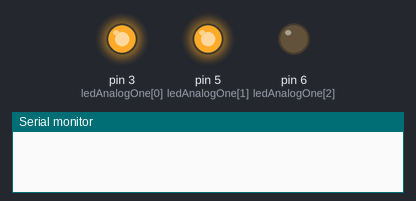
This sketch was run on a simulated Arduino Uno, built for the host (arithmetic inside an expression is 32-bit, double 64-bit). Parts: output pins drawn as LEDs (lit = HIGH), the last lines printed to the serial monitor. WiFi joins after 1.5 s; servers stay silent unless stated; uploads are accepted with an empty reply.

Above: at 0.1 s.
At 1.0 s:
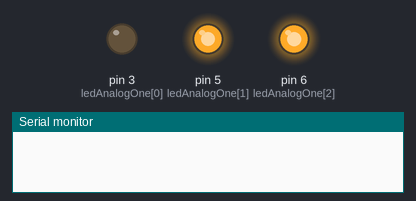
At 4.1 s:
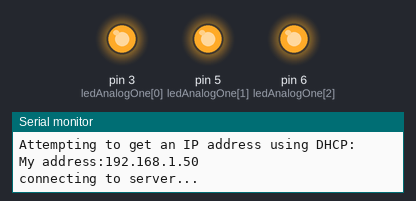
Timing chart, 0 to 5.6 s (numbered marks = the images above):
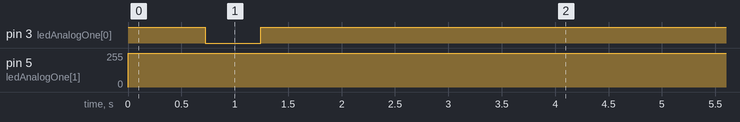

The sketch:

WebAlert.ino
```cpp
/*

Web Alert

This circuit allows for an RGB LED to provide colourful notifications based on web events.

Circuit:
* Ethernet shield attached to pins 10, 11, 12, 13
* RGB LED attached to pins 3, 5, 6

*/
#include <SPI.h>
#include <Ethernet.h>

// Define Ethernet variables
byte mac[] = { 0x90, 0xA2, 0xDA, 0x90, 0xA2, 0xDA };
IPAddress ip(192,168,1,20);
EthernetClient client;

// Define request variables
const unsigned long requestInterval = 10000;  // delay between requests
char serverName[] = "website.co.uk";  // Request URL where XML is hosted
boolean requested;                  // whether you've made a request since connecting
unsigned long lastAttemptTime = 0;  // last time you connected to the server, in milliseconds

// Define content variables
String currentLine = "";            // string to hold the text from server
String countString = "";            // string to hold the counter value recieved from the XML
boolean reading = false;            // if you're currently reading the file
boolean firstReading = true;        // is this the first reading since powered on?

// Define counting logic variables
int delta = 0;                      // the number of hits since last check
int lastCount = 0;                  // last times reading - stored to calculate delta
int currentCount = 0;               // this times reading

// Define colour variables
byte BLACK[] = {0, 0, 0};
byte RED[] = {255, 0, 0};
byte GREEN[] = {0, 255, 0};

int newColor = 0;
int currColor = 0;

#define numColors 7
const byte colors[numColors][3] = {
  {0,0,0},         // Black
  {0, 0, 255},     // Blue
  {158, 4, 79},    // Pink
  {200,60,0},      // Orange
  {255, 255, 0},   // Yellow
  {255, 0, 0},     // Red
  {0, 255, 0}      // Green
};

// Define RGB LED pins
int ledAnalogOne[] = {3, 5, 6};


void setup() {

  // Set up LED and run a color check function
  for(int i = 0; i < 3; i++){
   pinMode(ledAnalogOne[i], OUTPUT);   // Set the three LED pins as outputs
  }
  setColor(ledAnalogOne, BLACK);       // Turn off led
  colorSweep();                        // Sweep through all array colours

  // reserve space for the strings
  currentLine.reserve(256);
  countString.reserve(10);

  // Open serial communications
  Serial.begin(9600);


  // attempt a DHCP connection
  Serial.println("Attempting to get an IP address using DHCP:");
  if (!Ethernet.begin(mac)) {
    // if DHCP fails, show a visual cue and start with a hard-coded address
    statusColor(RED, 4); // Flash red 4 times
    Serial.println("Failed to get an IP address using DHCP, trying manually");
    Ethernet.begin(mac, ip);
  } else {
     // Connected - show a visual cue
    statusColor(GREEN, 2); // Flash green twice
  }

  Serial.print("My address:");
  Serial.println(Ethernet.localIP());

  // connect to Server:
  connectToServer();
}


void loop()
{
  if (client.connected()) {
    if (client.available()) {

      // read incoming bytes
      char inChar = client.read();
      // add incoming byte to end of line
      currentLine += inChar;
      // if you get a newline, clear the line
      if (inChar == '\n') {
        currentLine = "";
      }

      // if you're currently reading the bytes of a node,
      // add them to the delta String
      if (reading) {
        if (inChar != '<') {
          countString += inChar;
        } else {
          // if you got a "<" character,
          // you've reached the end of the node
          reading = false;

          // Archive old count number
          lastCount = currentCount;

          currentCount = getInt(countString);

          if (firstReading){
            delta = 0;
            firstReading = false;
          } else {
            delta = currentCount - lastCount;
          }

          Serial.print("Delta: ");
          Serial.println(delta);

          if (delta > 0) {
            if (delta > numColors){
              delta = numColors;
              Serial.print("Adjusted Delta: ");
              Serial.println(delta);
            }


            for(int i = 0; i < numColors; i++){
              if (delta == i+1) {
                Serial.print("Colour: ");
                // Serial.println(i);
                fadeToColor(ledAnalogOne, colors[currColor], colors[i+1], 1);// use colors[i+1] to offset away from the first value (black)
                currColor = i+1;

              }
            }
            delta = 0;

          } else {
            fadeToColor(ledAnalogOne, colors[currColor], BLACK, 5);
            currColor = 0;
          }

          // close the connection to the server:
          client.stop();
        }
      }


      // if the current line ends with <text>, it will
      // be followed by the tweet:
      if ( currentLine.endsWith("<blog>")) {
        // blog count is beginning. Clear the count string:
        reading = true;
        countString = "";
      }

    }
  }
  else if (millis() - lastAttemptTime > requestInterval) {
    // if you're not connected, and two minutes have passed since
    // your last connection, then attempt to connect again:
    connectToServer();
  }
}


void connectToServer() {
  // attempt to connect, and wait a millisecond:
  Serial.println("connecting to server...");
  if (client.connect(serverName, 80)) {
    Serial.println("making HTTP request...");
    // make HTTP GET request to twitter:
    client.println("GET /count.xml HTTP/1.1");
    client.println("HOST: website.co.uk");
    client.println();
  } else {
    Serial.println("Can't connect");
    statusColor(RED, 2);
  }
  // note the time of this connect attempt:
  lastAttemptTime = millis();
}

void setColor(int* led, byte* color){
 for(int i = 0; i < 3; i++){             //iterate through each of the three pins (red green blue)
   analogWrite(led[i], 255 - color[i]);  //set the analog output value of each pin to the input value (ie led[0] (red pin) to 255- color[0] (red input color)
                                         //we use 255 - the value because our RGB LED is common anode, this means a color is full on when we output analogWrite(pin, 0)
                                         //and off when we output analogWrite(pin, 255).
 }
}


int getInt(String text)
{
  char temp[20];
  text.toCharArray(temp, 19);
  int x = atoi(temp);
  if (x == 0 && text != "0")
  {
    x = -1;
  }
  return x;
}

void colorSweep(){
  fadeToColor(ledAnalogOne, BLACK, colors[0], 1);
  for(int i=0; i < numColors-1; i++){
    if (i == numColors-1){
      newColor = 0;
    } else {
      newColor = i+1;
    }
    fadeToColor(ledAnalogOne, colors[i], colors[newColor], 1);
  }
  fadeToColor(ledAnalogOne, colors[numColors-1], BLACK, 1);
}

void statusColor(byte* color, int count){
  for (int i = 0; i < count; i++){
    fadeToColor(ledAnalogOne, BLACK, color, 1);
    fadeToColor(ledAnalogOne, color, BLACK, 1);
  }
}

void fadeToColor(int* led, byte* startColor, byte* endColor, int fadeSpeed){
  int changeRed = endColor[0] - startColor[0];                            //the difference in the two colors for the red channel
  int changeGreen = endColor[1] - startColor[1];                          //the difference in the two colors for the green channel
  int changeBlue = endColor[2] - startColor[2];                           //the difference in the two colors for the blue channel
  int steps = max(abs(changeRed),max(abs(changeGreen), abs(changeBlue))); //make the number of change steps the maximum channel change

  for(int i = 0 ; i < steps; i++){                                        //iterate for the channel with the maximum change
   byte newRed = startColor[0] + (i * changeRed / steps);                 //the newRed intensity dependant on the start intensity and the change determined above
   byte newGreen = startColor[1] + (i * changeGreen / steps);             //the newGreen intensity
   byte newBlue = startColor[2] + (i * changeBlue / steps);               //the newBlue intensity
   byte newColor[] = {newRed, newGreen, newBlue};                         //Define an RGB color array for the new color
   setColor(led, newColor);                                               //Set the LED to the calculated value
   delay(fadeSpeed);                                                      //Delay fadeSpeed milliseconds before going on to the next color
  }
  setColor(led, endColor);                                                //The LED should be at the endColor but set to endColor to avoid rounding errors
}

/* A version of fadeToColor that takes predefined colors (neccesary to allow const int pre-defined colors */
void fadeToColor(int* led, const byte* startColor, const byte* endColor, int fadeSpeed){
  byte tempByte1[] = {startColor[0], startColor[1], startColor[2]};
   byte tempByte2[] = {endColor[0], endColor[1], endColor[2]};
   fadeToColor(led, tempByte1, tempByte2, fadeSpeed);
}
```
